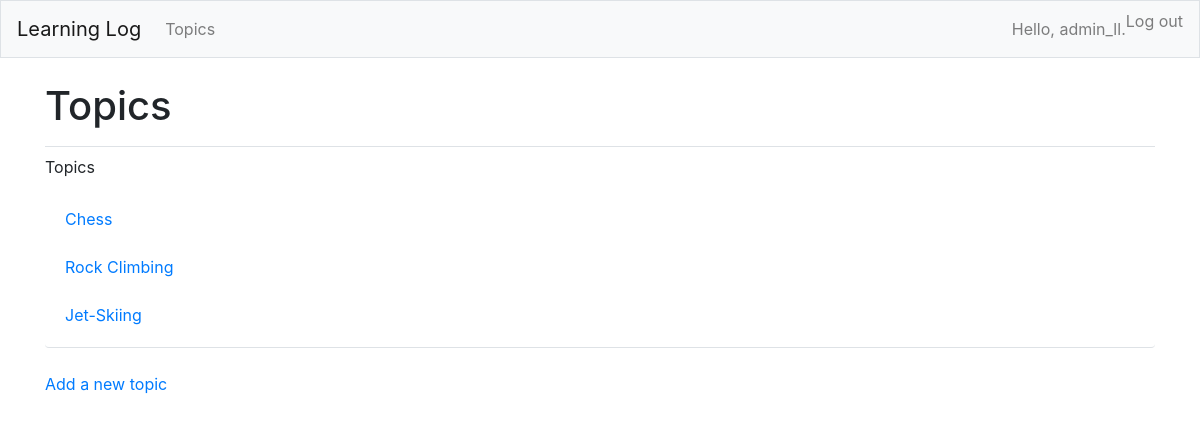
Page /topics (signed in) on the earlier database version.
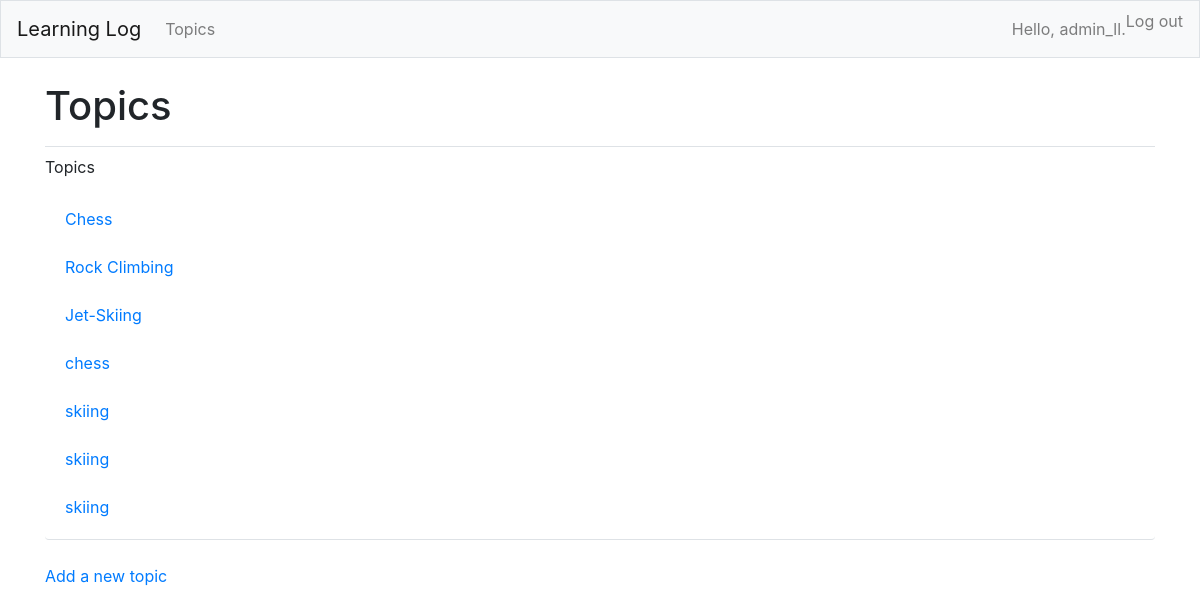
Same page on the later database version.
### MainApp/models.py (models this page shows, shortened)
class Topic(models.Model):
    text = models.CharField(max_length=200)
    date_added = models.DateTimeField(auto_now_add=True)
    owner = models.ForeignKey(User, on_delete=models.CASCADE)

### MainApp/views.py (the view)
# urls.py: path('topics', views.topics, name='topics'),
@login_required
def topics(request):
    topics = Topic.objects.filter(owner=request.user).order_by('date_added')
    context = {'topics' : topics}
    return render(request, 'MainApp/topics.html', context)

### MainApp/templates/mainapp/topics.html
{% extends "MainApp/base.html" %}
{% block page_header %}
   <h1>Topics</h1>
{% endblock page_header %}
{% block content %}
  <p>Topics</p>
  <ul class="list-group border-bottom pb-2 mb-4">
     {% for topic in topics %}
      <li class="list-group-item border-0">
        <a href="{% url 'MainApp:topic' topic.id %}">
          {{ topic.text }}</a>
      </li>
     {% empty %}
       <li class="list-group-item border-0">No topics have been added yet.</li>
     {% endfor %}
  </ul>
  <a href="{% url 'MainApp:new_topic' %}">Add a new topic</a>
{% endblock content %}

### MainApp/templates/mainapp/base.html (shortened to what this page needs)
{% load bootstrap4 %}
<!doctype html>
<html lang="en">
    <head>
        {% bootstrap_css %}
    </head>
    <body>
        <nav class="navbar navbar-expand-md navbar-light bg-light mb-4 border">
        <a class="navbar-brand" href="{% url 'MainApp:index'%}">Learning Log</a>
        <div class="collapse navbar-collapse" id="navbarCollapse">
            <ul class="navbar-nav mr-auto">
                <li class="nav-item">
                <a class="nav-link" href="{% url 'MainApp:topics'%}">Topics</a></li>
            </ul>
            <ul class="navbar-nav ml-auto">
                {% if user.is_authenticated %}
                <li class="nav-item">
                    <span class="navbar-text">Hello, {{ user.username }}.</span>
                </li>
                <li class="nav-item">
                     <form action="{% url 'users:logout' %}" method="post" class="form-inline m-0 p-0">
                        <button type="submit" class="nav-link btn btn-link p-0" style="border: none; background: none;">
                             Log out
                         </button>
                    </form>
                </li>
                {% else %}
                  <li class="nav-item">
                    <a class="nav-link" href="{% url 'users:register' %}">Register</a>
                  </li>
                  <li class="nav-item">
                    <a class="nav-link" href="{% url 'users:login' %}">Log in</a></li>
                {% endif %}
              </ul>
        </div>
        </nav>
        <main role="main" class="container">
            <div class="pb-2 mb-2 border-bottom">
                {% block page_header %}{% endblock page_header %}
            </div>
            <div>
                {% block content %}{% endblock content %}
            </div>
        </main>
    </body>
</html>

Differences in the rows shown:
added Topic: text "chess"
added Topic: text "skiing"
added Topic: text "skiing"
added Topic: text "skiing"
